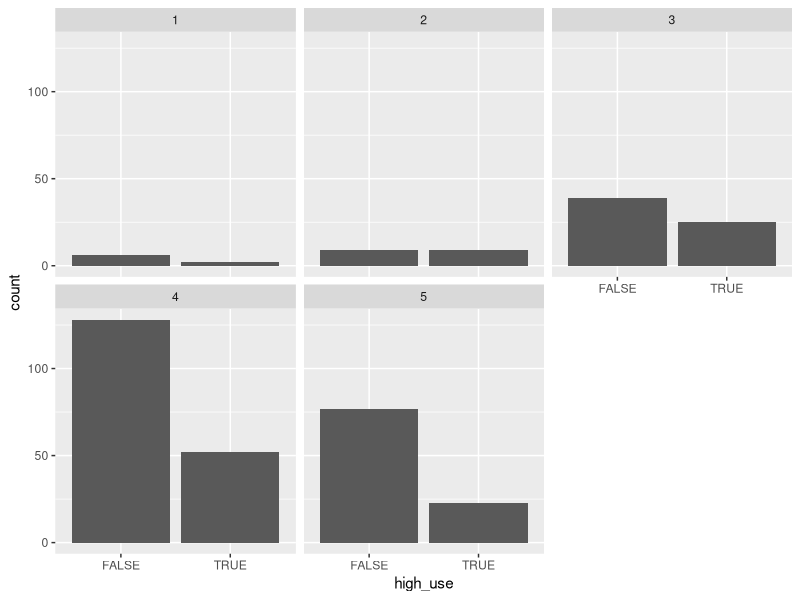
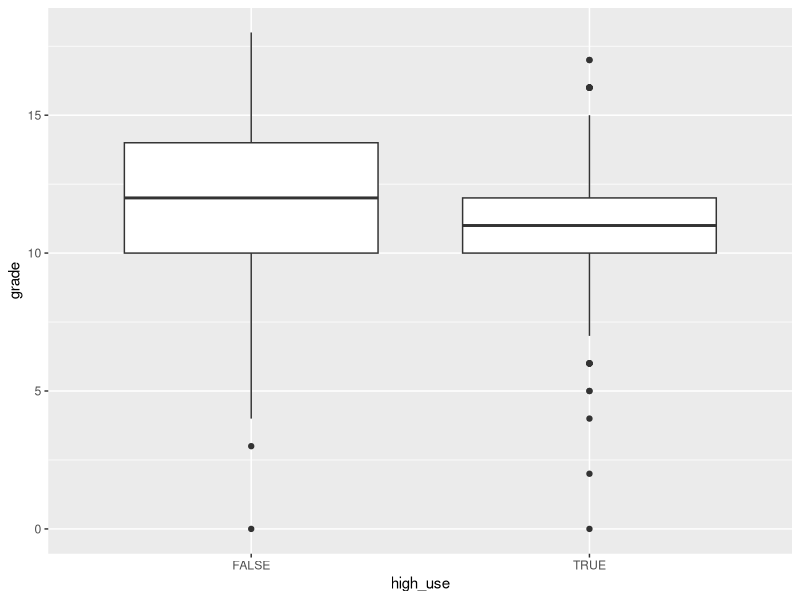
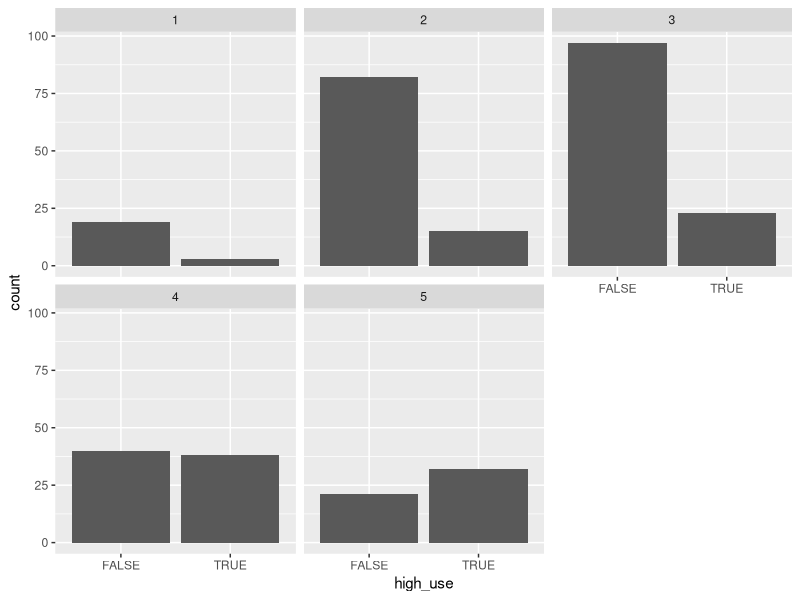

Here is the R script that generated these plots, in order:
## ---- chunk 1
date()
library(ggplot2)
library(GGally)
library(dplyr)
alc <- read.csv("data/alc.csv")

## ---- chunk 2

head(alc)
glimpse(alc)

## ---- chunk 3

g1 <- ggplot(data = alc, aes(x = high_use))
g2 <- ggplot(data = alc, aes(x = alc_use))

# Plot bar plots grouped by family relations
g1 + geom_bar() + facet_wrap("famrel")
# Most respondents report great relations with their parents. In fact, there are very few respondents who report worse relations (famrel <=2) to begin with.
# Those with worse relations do not report higher alcohol use relative to those with better relations. 
# It's hard to tell counts from bar plots, so let's check cross-tabulations
alc %>% group_by(famrel, high_use) %>% summarise(count = n())
# Here, my hypothesis seems wrong.

# Plot boxplots of grade and high use
g3 <- ggplot(alc, aes(x = high_use, y = G3))
g3 + geom_boxplot() + ylab("grade")
# Non-high users seem to have slightly larger variation in their grades, and indeed better grades. There are some outliers among high users in both ends, though.

# Plot bar plots grouped by going out
g1 + geom_bar() + facet_wrap("goout")
# Most people seem to be in the "moderately outgoing" category (goout value at 3).
# Very outgoing people are more likely to report higher use of alcohol than lower use of alcohol, which lends support to my hypothesis. 
# Let's look at cross-tabulations, too
alc %>% group_by(goout, high_use) %>% summarise(count = n())

# Check cross-tabulations of failures and high use
alc %>% group_by(high_use, failures) %>% summarise(count = n())
# Can't really say that the data lend support to my hypothesis here: there are very few failures in total and they seem to be somewhat evenly distributed between high and non-high users. However, considering the proportions of high vs. non-high users, there are proportionally considerably more non-high users with zero failures.



## ---- chunk 4

m <- glm(high_use ~ famrel + G3 + goout + failures, data = alc, family = "binomial")

# view summary
summary(m)

## ---- chunk 5
# compute odds ratios (OR)
OR <- coef(m) %>% exp

# compute confidence intervals (CI)
CI <- confint(m) %>% exp

# print out the odds ratios with their confidence intervals
cbind(OR, CI)

